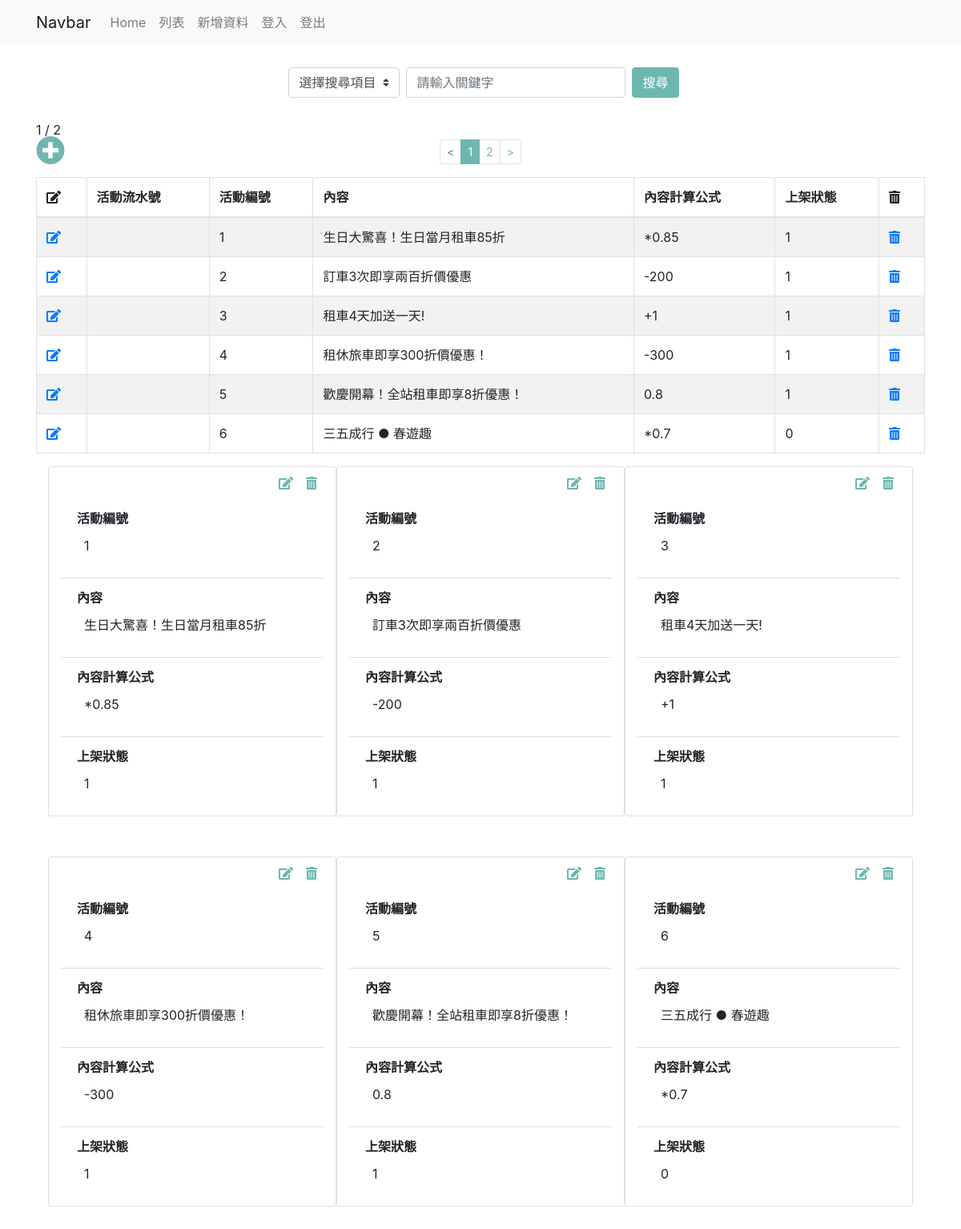
/coupon/c/ming_data_list.php, run on the app's committed database.
### tables this page shows
CREATE TABLE `coupon` (
  `couponNo` int(10) NOT NULL,
  `couponInfo` varchar(255) NOT NULL,
  `couponFunc` varchar(255) NOT NULL,
  `couponState` int(11) NOT NULL
);

### coupon/c/ming_data_list.php (the view, shortened to what this page needs)
<?php
    require __DIR__. '/ming__connect_db.php';
    $per_page = 6;
    $page = isset($_GET['page']) ? intval($_GET['page']) : 1;
    $searchKey = isset($_GET['searchKey']) ? $_GET['searchKey'] : '';
    $t_sql = "SELECT COUNT(1) FROM coupon WHERE 1=1";
$t_stmt = $pdo->query($t_sql);
    $total_rows = $t_stmt->fetch(PDO::FETCH_NUM)[0];
    $total_pages = ceil($total_rows/$per_page);
    $sql = "SELECT * FROM `coupon` WHERE 1=1 ";
    $sql = $sql . " LIMIT " . ($page - 1) * $per_page . "," . $per_page;
    $stmt = $pdo->query($sql);
    $rows = $stmt->fetchAll(PDO::FETCH_ASSOC);
?>
<?php include __DIR__. '/ming__html_head.php';  ?>
<?php include __DIR__. '/ming__navbar.php';  ?>
<link rel="stylesheet" href="./css/shop_user.css">
<div class="container">
    <form class="form-inline d-flex justify-content-center my-4" method="get" id="forms" name="forms">
        <select class="custom-select my-1 mr-sm-2" id="key" name="key">
            <option selected>選擇搜尋項目</option>
        </select>
        <input type="text" class="form-control  mr-sm-2" name="searchKey" id="searchKey" placeholder="請輸入關鍵字"
               value="<?= $searchKey ?>"
               class="custom-select my-1 mr-sm-2">
        <button type="submit" class="btn btn-primary my-1 search-btn">搜尋</button>
    </form>
    <div><?= $page. " / ". $total_pages ?></div>
    <div class="row">
        <div class="col-lg-12 page">
            <a href="data_index.php" class="shop-insert"><i class="fas fa-plus-circle"></i></a>
            <nav>
                <ul class="pagination pagination-sm justify-content-center">
                <li class="page-item <?= $page <= 1 ? 'disabled' : '' ?>"
                    <?php if ($page <= 1): ?>''
                    <?php else: ?>onclick="myFunctionB()"
                    <?php endif ?>
                    >
                    <a class="page-link" href="#">&lt;</a>
                    </li>
                    <?php for ($i = 1; $i <= $total_pages; $i++): ?>
                        <li class="page-item <?= $i == $page ? 'active' : '' ?>" onclick="myFunction<?= $i ?>()">
                            <a class="page-link" href="#"><?= $i ?></a>
                        </li>
                    <?php endfor ?>
                    <li class="page-item <?= $page >= $total_pages ? 'disabled' : '' ?>"
                    <?php if ($page >= $total_pages): ?>''
                    <?php else: ?>onclick="myFunctionC()"
                    <?php endif ?>
                    >
                    <a class="page-link" href="#">&gt;</a>
                    </li>
                </ul>
            </nav>
        </div>
    </div>
    <div class="row">
        <div class="col-lg-12">
            <table class="table table-striped table-bordered">
                <thead>
                <tr>
                <th scope="col"><i class="fas fa-edit"></i></th>
                <th scope="col">活動流水號</th>
                <th scope="col">活動編號</th>
                <th scope="col">內容</th>
                <th scope="col">內容計算公式</th>
                <th scope="col">上架狀態</th>
                <th scope="col"><i class="fas fa-trash-alt"></i></th>
    </tr>
  </thead>
  <tbody>
  <?php foreach($rows as $row): ?>
    <tr>
        <td>
            <a href="ming_data_edit.php?couponSid=<?= $row['couponSid'] ?>"><i class="fas fa-edit"></i></a>
        </td>
        <td><?= $row['couponSid'] ?></td>
        <td><?= $row['couponNo'] ?></td>
        <td><?= $row['couponInfo'] ?></td>
        <td><?= $row['couponFunc'] ?></td>
        <td><?= $row['couponState'] ?></td>
        <td><a href="javascript: delete_it(<?= $row['couponSid'] ?>)">
            <i class="fas fa-trash-alt"></i></a>
        </td>
    </tr>
                <?php endforeach; ?>
                </tbody>
            </table>
        </div>
    </div>
    <div class="container cardcontainer">
        <div class="row">
            <?php foreach ($rows as $row): ?>
                <div class="card col-md-4 col-sm-12 col-xs-12" id="everycard" style="width: 18rem;">
                    <div class="d-flex justify-content-end">
                        <a href="data_edit.php?couponSid=<?= $row['couponSid'] ?>" class="m-2 s-icon"><i
                                    class="fas fa-edit"></i></a>
                        <a href="javascript: delete_it(<?= $row['couponSid'] ?>)" class="m-2 s-icon">
                            <i class="fas fa-trash-alt"></i>
                        </a>
                    </div>
                    <ul class="list-group list-group-flush">
                        <li class="list-group-item" style="border-top: none">
                            活動編號
                            <p>&nbsp;&nbsp;<?= $row['couponNo'] ?></p>
                        </li>
                        <li class="list-group-item">
                            內容
                            <p>&nbsp;&nbsp;<?= $row['couponInfo'] ?></p>
                        </li>
                        <li class="list-group-item">
                            內容計算公式
                            <p>&nbsp;&nbsp;<?= $row['couponFunc'] ?></p>
                        </li>
                        <li class="list-group-item">
                            上架狀態
                            <p>&nbsp;&nbsp;<?= $row['couponState'] ?></p>
                        </li>
                    </ul>
                </div>
            <?php endforeach; ?>
        </div>
    </div>
</div>
<?php include __DIR__. '/ming__html_foot.php';  ?>

### css/shop_user.css (style rules this page uses)
.page { position: relative; }
a.shop-insert { font-size: 36px; color: #6EB7B0; position: absolute; bottom: 6px; }
.row { margin: 0; }
.cardcontainer a.s-icon { color: #6EB7B0 ; }
.card { margin: 0 auto; margin-bottom: 50px; }
.col-lg-12 { padding: 0; }
.btn-primary { background-color: #6EB7B0; border-color: #6EB7B0; }
.page-item.active .page-link { background-color: #6EB7B0; border-color: #6EB7B0; }
.page-link { color: #6EB7B0; }
.list-group-item { font-weight: bold; }
.list-group-item p { font-weight: lighter; margin-top: 10px; }

### data on the page
coupon: couponNo "1", couponInfo "生日大驚喜！生日當月租車85折", couponFunc "*0.85", couponState "1"
coupon: couponNo "2", couponInfo "訂車3次即享兩百折價優惠", couponFunc "-200", couponState "1"
coupon: couponNo "3", couponInfo "租車4天加送一天!", couponFunc "+1", couponState "1"
coupon: couponNo "4", couponInfo "租休旅車即享300折價優惠！", couponFunc "-300", couponState "1"
coupon: couponNo "5", couponInfo "歡慶開幕！全站租車即享8折優惠！", couponFunc "0.8", couponState "1"
coupon: couponNo "6", couponInfo "三五成行 ● 春遊趣", couponFunc "*0.7", couponState "0"

### other printed values
$page "1"
$total_pages "2"
